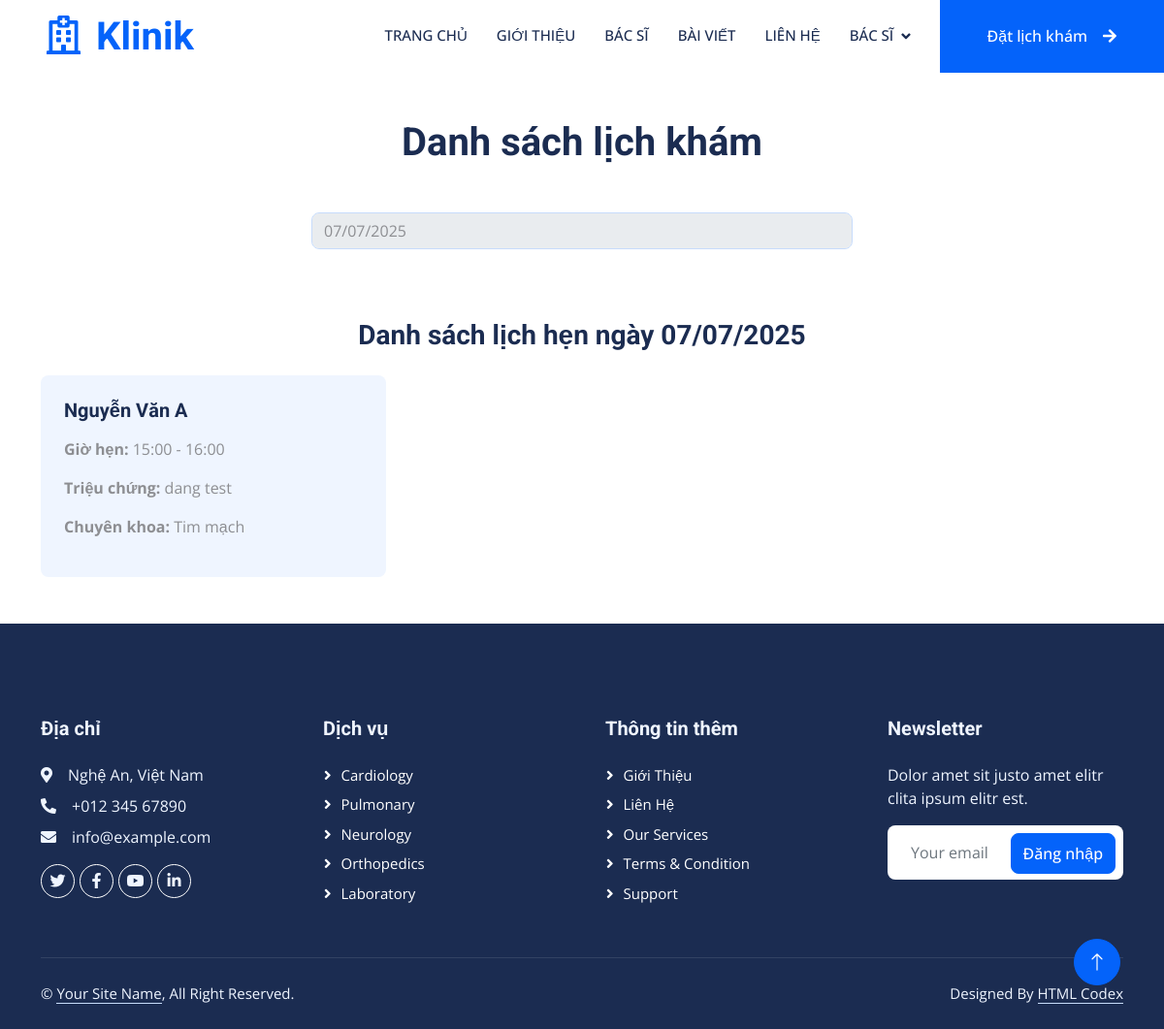
The app's page /index.php?act=hienthi_danhsach_bs (signed in) with its own data.
### tables this page shows
CREATE TABLE `appointments` (
  `appointment_id` int NOT NULL AUTO_INCREMENT,
  `patient_id` int DEFAULT NULL,
  `doctor_id` int DEFAULT NULL,
  `appointment_date` date DEFAULT NULL,
  `appointment_time` varchar(100) DEFAULT NULL,
  `appointment_status` varchar(45) DEFAULT 'Đang chờ',
  `created_at` date DEFAULT NULL,
  `app_describe` text,
  `hospital_id` int DEFAULT NULL,
  `specializations_id` int DEFAULT NULL,
  PRIMARY KEY (`appointment_id`)
);

CREATE TABLE `patient_record` (
  `patient_id` int NOT NULL AUTO_INCREMENT,
  `patient_name` varchar(100) DEFAULT NULL,
  `pa_address` varchar(255) DEFAULT NULL,
  `date_of_birth` date DEFAULT NULL,
  `gender` char(10) DEFAULT NULL,
  `phone_number` varchar(20) DEFAULT NULL,
  `user_id` int DEFAULT NULL,
  `pa_img` varchar(255) DEFAULT NULL,
  PRIMARY KEY (`patient_id`)
);

CREATE TABLE `specializations` (
  `specializations_id` int NOT NULL AUTO_INCREMENT,
  `specialization_name` varchar(125) DEFAULT NULL,
  `description` text,
  PRIMARY KEY (`specializations_id`)
);

### model/ketnoi/lich_hen.php (called while the page is built, shortened)
<?php
    function loc_ngay_kham(){
        $conn= connectdb();
        $sql = "SELECT * FROM appointments a
                INNER JOIN patient_record p ON a.patient_id = p.patient_id
                INNER JOIN doctor d ON a.doctor_id = d.doctor_id
                INNER JOIN hospital ho ON a.hospital_id = ho.hospital_id
                INNER JOIN specializations spe ON a.specializations_id = spe.specializations_id
        ORDER BY appointment_time DESC";
        $stmt = $conn->prepare($sql);
        $stmt->execute();
        $kq= $stmt->fetchAll();
        return $kq;
    }
?>

### view/hienthi/danhsachkham.php (the view, shortened to what this page needs)
<div class="container py-5">
    <div class="text-center mb-5">
        <h1>Danh sách lịch khám</h1>
    </div>
    <form method="GET" action="index.php" class="text-center mb-4">
        <select name="date" onchange="this.form.submit()" class="form-control w-50 mx-auto">
            <?php foreach ($days as $day): ?>
                <option value="<?php echo $day; ?>" <?php echo ($day == $selectedDate) ? 'selected' : ''; ?>>
                    <?php echo date('d/m/Y', strtotime($day)); ?>
                </option>
            <?php endforeach; ?>
        </select>
    </form>
</div>
<div class="container">
    <h3 class="text-center mb-4">Danh sách lịch hẹn ngày <?php echo date('d/m/Y', strtotime($selectedDate)); ?></h3>
    <div class="row g-4">
        <?php
        $filteredAppointments = [];
        foreach ($lichkham as $kqlh) {
            if ($kqlh['appointment_date'] == $selectedDate) {
                $filteredAppointments[] = $kqlh;
            }
        }
        usort($filteredAppointments, function ($a, $b) {
            return strtotime($a['appointment_time']) - strtotime($b['appointment_time']);
        });
        if (!empty($filteredAppointments)) {
            foreach ($filteredAppointments as $kqlh) {
                echo '<div class="col-lg-4 col-md-6">
                        <div class="service-item bg-light rounded h-100 p-4">
                            <h5 class="mb-3">' . $kqlh['patient_name'] . '</h5>
                            <p><strong>Giờ hẹn:</strong> ' . $kqlh['appointment_time'] . '</p>
                            <p><strong>Triệu chứng:</strong> ' . $kqlh['app_describe'] . '</p>
                            <p><strong>Chuyên khoa:</strong> ' . $kqlh['specialization_name'] . '</p>
                        </div>
                    </div>';
            }
        } else {
            echo '<p class="text-center">Không có lịch hẹn nào trong ngày này.</p>';
        }
        ?>
    </div>
</div>

### css/style.css (style rules this page uses)
:root { --primary: #0463FA; --light: #EFF5FF; --dark: #1B2C51; }
.service-item { transition: .5s; }

### records on screen
appointments: patient.patient_name "Nguyễn Văn A", appointment_time "15:00 - 16:00", app_describe "dang test", specializations.specialization_name "Tim mạch"

### other values on screen
date('d/m/Y', strtotime($selectedDate)) "07/07/2025"
form field date "07/07/2025"
